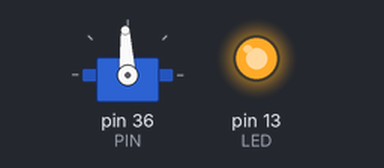
Bench run of a sketch on a simulated Arduino Mega 2560, built with avr-gcc and run on an emulated ATmega2560. Parts: servo, output pins drawn as LEDs (lit = HIGH).

Above: at 0.1 s.
At 4.6 s:
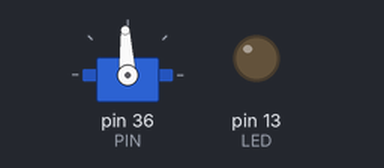
At 17.7 s:
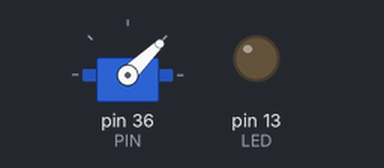
At 32.7 s:
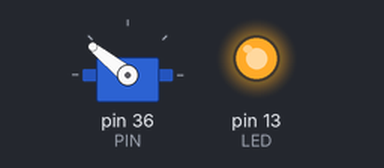
Timing chart, 0 to 40.0 s (numbered marks = the images above):
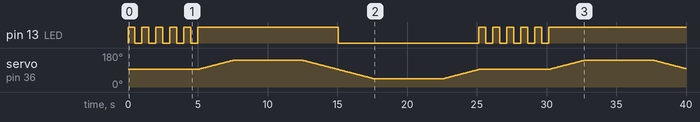

The sketch:

test-talon.ino
```cpp
#define PIN 36
#define LED 13

#define MAX_VALUE 500
#define MS_PER_CYCLE 10000

#define DELAY_PER_STEP MS_PER_CYCLE / (MAX_VALUE * 4)

#include <Servo.h>
Servo servo;

void setup() {
  pinMode(LED, OUTPUT);

  servo.attach(PIN);
  servo.writeMicroseconds(1500);  // stop signal
}

void loop() {
  // Wait 5 seconds
  for (int i = 0; i < 5; i++) {
    digitalWrite(LED, HIGH);
    delay(500);
    digitalWrite(LED, LOW);
    delay(500);
  }

  // Start motion

  digitalWrite(LED, HIGH);

  // Spin up
  for (int i = 0; i < MAX_VALUE; i++) {
    servo.writeMicroseconds(1500 + i);
    delay(DELAY_PER_STEP);
  }
  delay(5000);

  // Spin down
  for (int i = MAX_VALUE; i >= 0; i--) {
    servo.writeMicroseconds(1500 + i);
    delay(DELAY_PER_STEP);
  }

  // Start going backwards
  digitalWrite(LED, LOW);
  for (int i = 0; i >= -MAX_VALUE; i--) {
    servo.writeMicroseconds(1500 + i);
    delay(DELAY_PER_STEP);
  }
  delay(5000);

  // Go back to zero
  for (int i = -MAX_VALUE; i <= 0; i++) {
    servo.writeMicroseconds(1500 + i);
    delay(DELAY_PER_STEP);
  }
}
```

Measured:
- by itself, pin 13 (LED): goes 5 × (HIGH 0.50 s, LOW 0.50 s), HIGH 10.1 s, LOW 10.1 s, 5 × (HIGH 0.50 s, LOW 0.50 s), then HIGH
